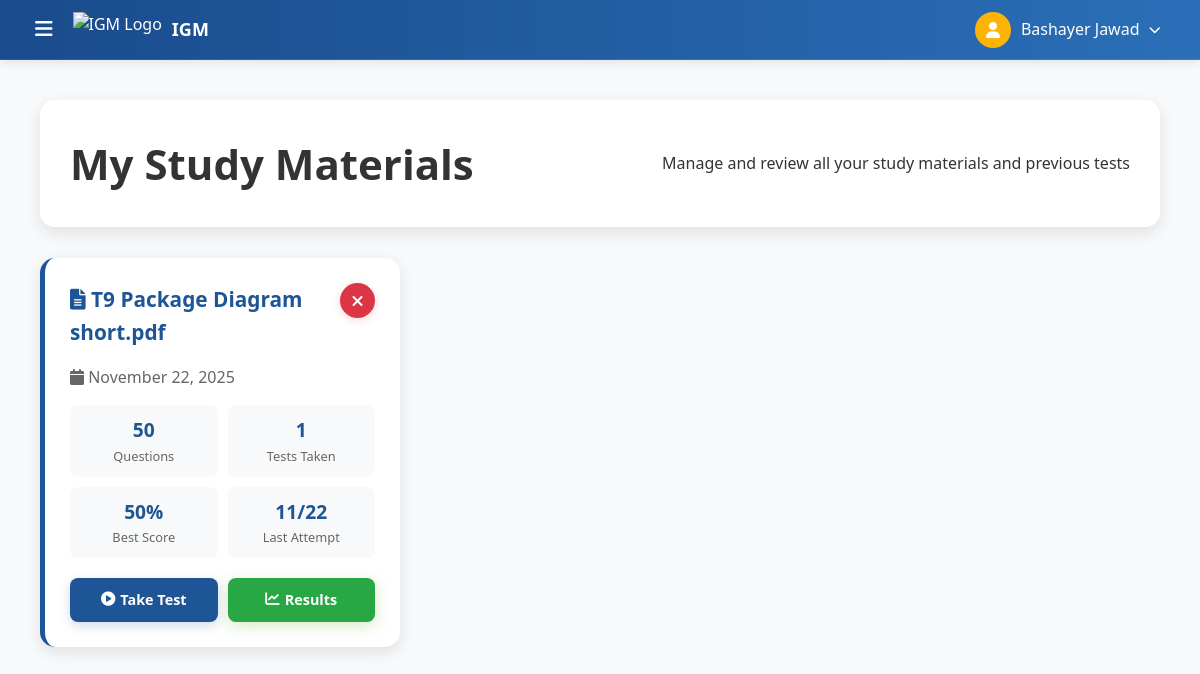
The app's page /study_materials.php (signed in) with its own data.
### tables this page shows
CREATE TABLE `ai_generated_questions` (
  `id` int(11) NOT NULL,
  `user_id` int(11) NOT NULL,
  `file_name` varchar(255) NOT NULL,
  `file_content` longtext NOT NULL,
  `questionlevel` longtext NOT NULL CHECK (json_valid(`questionlevel`)),
  `questions` longtext NOT NULL CHECK (json_valid(`questions`)),
  `ai_model` varchar(100) NOT NULL,
  `created_at` timestamp NOT NULL DEFAULT current_timestamp()
);

### study_materials.php (the view, shortened to what this page needs)
<?php
require_once 'db_config.php';
$user_id = $_SESSION['user_id'];
$user = null;
$study_materials = [];
try {
    $stmt = $pdo->prepare("SELECT full_name FROM users WHERE id = ?");
    $stmt->execute([$user_id]);
    $user = $stmt->fetch();
    $stmt = $pdo->prepare("
        SELECT agq.*,
               COUNT(es.id) as exam_count,
               MAX(es.score) as best_score,
               MAX(es.created_at) as last_attempt,
               MAX(es.id) as last_session_id
        FROM ai_generated_questions agq
        LEFT JOIN exam_sessions es ON agq.id = es.question_set_id
        WHERE agq.user_id = ?
        GROUP BY agq.id
        ORDER BY agq.created_at DESC
    ");
    $stmt->execute([$user_id]);
    $study_materials = $stmt->fetchAll();
} catch (Exception $e) {
    $error_message = "Error loading study materials: " . $e->getMessage();
}
?>
<!DOCTYPE html>
<html lang="en">
<head>
    <link rel="stylesheet" href="https://cdnjs.cloudflare.com/ajax/libs/font-awesome/6.0.0-beta3/css/all.min.css">
    <link rel="stylesheet" href="style.css">
</head>
<body>
    <div class="top-nav">
        <div class="nav-left">
            <button class="menu-toggle" id="menuToggle">
                <i class="fas fa-bars"></i>
            </button>
            <div class="logo">
                <img src="img/logo.png" alt="IGM Logo">
                <span class="logo-text">IGM</span>
            </div>
        </div>
        <div class="user-section">
            <div class="user-info" id="userInfo">
                <div class="user-avatar">
                    <i class="fas fa-user"></i>
                </div>
                <span id="userDisplayName"><?php echo htmlspecialchars($user['full_name']); ?></span>
                <i class="fas fa-chevron-down" style="font-size: 12px;"></i>
            </div>
        </div>
    </div>
    <div class="main-content" id="mainContent">
        <div class="container">
            <div class="header">
                <h1>My Study Materials</h1>
                <p>Manage and review all your study materials and previous tests</p>
            </div>
            <?php if (empty($study_materials)): ?>
                <div class="empty-state">
                    <i class="fas fa-book-open"></i>
                    <h3>No Study Materials</h3>
                    <p>Upload a study file to start learning and create custom tests</p>
                    <a href="upload_file.php" class="btn btn-primary" style="display: inline-block; width: auto; padding: 12px 25px;">
                        <i class="fas fa-upload"></i>
                        Upload New File
                    </a>
                </div>
            <?php else: ?>
                <div class="materials-grid">
                    <?php foreach ($study_materials as $material):
                        $questions = json_decode($material['questions'] ?? '[]', true);
                        $question_count = is_array($questions) ? count($questions) : 0;
                    ?>
                    <div class="material-card">
                        <div class="material-header">
                            <h3 class="material-title">
                                <i class="fas fa-file-alt"></i>
                                <?php echo htmlspecialchars($material['file_name']); ?>
                            </h3>
                            <form method="POST" onsubmit="return confirm('Are you sure you want to delete this material? All associated tests will be deleted.');">
                                <button type="submit" name="delete_material" class="delete-btn" title="Delete Material">
                                    <i class="fas fa-times"></i>
                                </button>
                            </form>
                        </div>
                        <p style="color: #666; margin-bottom: 15px;">
                            <i class="fas fa-calendar"></i>
                            <?php echo date('F j, Y', strtotime($material['created_at'])); ?>
                        </p>
                        <div class="material-stats">
                            <div class="stat">
                                <div class="stat-number"><?php echo $question_count; ?></div>
                                <div class="stat-label">Questions</div>
                            </div>
                            <div class="stat">
                                <div class="stat-number"><?php echo $material['exam_count'] ?? 0; ?></div>
                                <div class="stat-label">Tests Taken</div>
                            </div>
                            <div class="stat">
                                <div class="stat-number">
                                    <?php echo $material['best_score'] ? $material['best_score'] . '%' : '--'; ?>
                                </div>
                                <div class="stat-label">Best Score</div>
                            </div>
                            <div class="stat">
                                <div class="stat-number">
                                    <?php echo $material['last_attempt'] ? date('m/d', strtotime($material['last_attempt'])) : '--'; ?>
                                </div>
                                <div class="stat-label">Last Attempt</div>
                            </div>
                        </div>
                        <div class="action-buttons">
                            <a href="start_exam.php?material_id=<?php echo $material['id']; ?>" class="btn btn-primary">
                                <i class="fas fa-play-circle"></i>
                                Take Test
                            </a>
                            <?php if ($material['exam_count'] > 0): ?>
                            <a href="exam_results.php?session_id=<?php echo $material['last_session_id']; ?>" class="btn btn-success">
                                <i class="fas fa-chart-line"></i>
                                Results
                            </a>
                            <?php endif; ?>
                        </div>
                    </div>
                    <?php endforeach; ?>
                </div>
            <?php endif; ?>
        </div>
    </div>
</body>
</html>

### study_materials.php (style rules this page uses)
:root { --primary-blue: #1e5596; --dark-blue: #1d4c82; --light-blue: #e3f2fd; --accent-yellow: #fcb408; --success-green: #28a745; --danger-red: #dc3545; --warning-orange: #fd7e14; --text-dark: #2c3e50; --text-light: #6c757d; --bg-light: #f8f9fa; --white: #ffffff; --border-radius: 12px; --shadow: 0 4px 20px rgba(0, 0, 0, 0.08); --transition: all 0.3s ease; }
* { margin: 0; padding: 0; box-sizing: border-box; }
body { font-family: 'Segoe UI', Tahoma, Geneva, Verdana, sans-serif; background: var(--bg-light); color: #333; line-height: 1.6; }
.container { max-width: 1200px; margin: 0 auto; padding: 20px; }
.top-nav { background-color: var(--primary-blue); color: white; padding: 12px 30px; display: flex; justify-content: space-between; align-items: center; box-shadow: 0 2px 10px rgba(0,0,0,0.1); position: fixed; top: 0; left: 0; right: 0; z-index: 1000; height: 60px; }
.nav-left { display: flex; align-items: center; gap: 15px; }
.menu-toggle { background: none; border: none; color: white; font-size: 20px; cursor: pointer; padding: 5px; border-radius: 4px; transition: background-color 0.3s; }
.logo { display: flex; align-items: center; gap: 10px; }
.logo img { height: 35px; width: auto; }
.logo-text { font-weight: bold; font-size: 18px; }
.user-section { position: relative; display: flex; align-items: center; gap: 15px; }
.user-info { display: flex; align-items: center; gap: 10px; cursor: pointer; padding: 5px 10px; border-radius: 4px; transition: background-color 0.3s; }
.user-avatar { width: 36px; height: 36px; border-radius: 50%; background-color: var(--accent-yellow); display: flex; align-items: center; justify-content: center; font-weight: bold; color: white; }
.main-content { margin-top: 60px; padding: 20px; position: relative; transition: margin-left 0.3s ease; }
.header { background: white; border-radius: 15px; padding: 30px; margin-bottom: 20px; box-shadow: 0 5px 15px rgba(0,0,0,0.1); text-align: center; }
.materials-grid { display: grid; grid-template-columns: repeat(auto-fill, minmax(350px, 1fr)); gap: 20px; margin-top: 30px; }
.material-card { background: white; border-radius: 15px; padding: 25px; box-shadow: 0 5px 15px rgba(0,0,0,0.1); transition: all 0.3s; border-left: 5px solid var(--primary-blue); position: relative; }
.material-header { display: flex; justify-content: space-between; align-items: flex-start; margin-bottom: 15px; }
.material-title { font-size: 1.3rem; font-weight: bold; color: var(--primary-blue); margin: 0; }
.delete-btn { background: var(--danger-red); color: white; border: none; width: 35px; height: 35px; border-radius: 50%; display: flex; align-items: center; justify-content: center; cursor: pointer; transition: all 0.3s; }
.material-stats { display: grid; grid-template-columns: repeat(2, 1fr); gap: 10px; margin: 15px 0; }
.stat { text-align: center; padding: 10px; background: #f8f9fa; border-radius: 8px; }
.stat-number { font-size: 1.2rem; font-weight: bold; color: var(--primary-blue); }
.stat-label { font-size: 0.8rem; color: #666; }
.action-buttons { display: flex; gap: 10px; margin-top: 20px; }
.btn { flex: 1; padding: 10px; border: none; border-radius: 8px; font-weight: bold; cursor: pointer; text-decoration: none; display: flex; align-items: center; justify-content: center; gap: 5px; transition: all 0.3s; text-align: center; font-size: 0.9rem; }
.btn-primary { background: var(--primary-blue); color: white; }
.btn-success { background: var(--success-green); color: white; }

### records on screen
ai_generated_questions: file_name "T9 Package Diagram short.pdf", created_at "November 22, 2025", question_count "50", exam_count "1", best_score "50", last_attempt "11/22"
